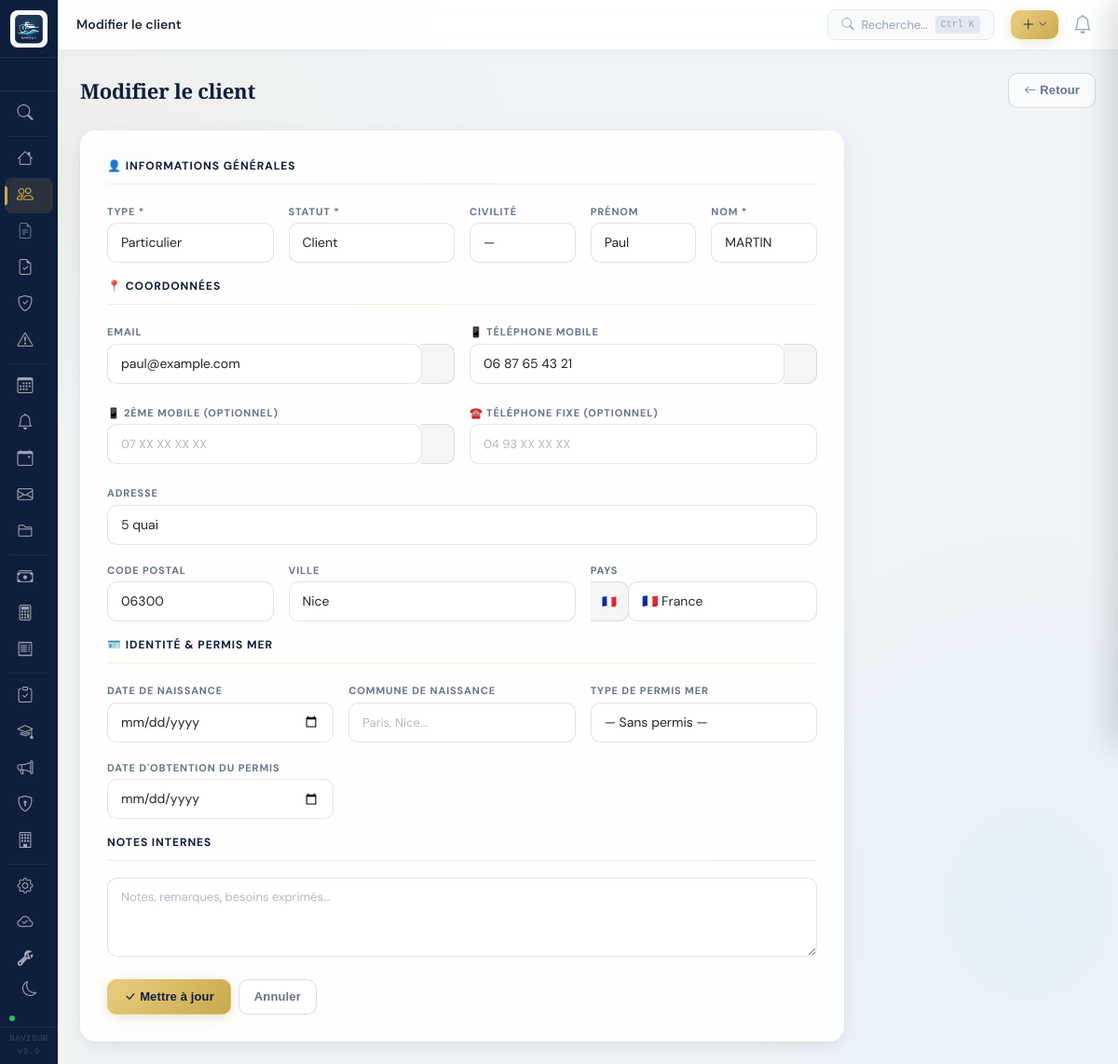
/clients/1/modifier (signed in), run on the app's committed database.
### tables this page shows
CREATE TABLE clients (
        id INTEGER PRIMARY KEY AUTOINCREMENT,
        type TEXT DEFAULT 'particulier',
        nom TEXT NOT NULL,
        prenom TEXT,
        email TEXT,
        telephone TEXT,
        adresse TEXT,
        code_postal TEXT,
        ville TEXT,
        siren TEXT,
        statut TEXT DEFAULT 'prospect',
        date_creation TEXT DEFAULT CURRENT_DATE,
        notes TEXT
    , civilite TEXT DEFAULT "", telephone2 TEXT DEFAULT "", telephone_fixe TEXT DEFAULT "", pays_code TEXT DEFAULT "FR", pays_nom TEXT DEFAULT "France", email_statut TEXT DEFAULT "", telephone_formate TEXT DEFAULT "", telephone_pays TEXT DEFAULT "FR", forme_juridique TEXT DEFAULT "", code_naf TEXT DEFAULT "", nom_dirigeant TEXT DEFAULT "", date_naissance TEXT, commune_naissance TEXT, date_permis_mer TEXT, type_permis_mer TEXT);

### routes/clients.py (the view, shortened to what this page needs)
@app.route('/clients/<int:id>/modifier', methods=['GET', 'POST'])
def client_modifier(id):
    conn = get_db()
    client = conn.execute('SELECT * FROM clients WHERE id=?', (id,)).fetchone()
    if client:
        client = dict(client)
    conn.close()
    return render_template('clients/form.html', client=client, titre='Modifier le client', pays_list=load_pays_cache())

### config.py (called while the page is built)
def get_path(*parts):     return os.path.join(BASE_DIR, *parts)

### core.py (called while the page is built)
@app.context_processor
def inject_globals():
    return {'db_integrity_ok': DB_INTEGRITY_OK, 'db_integrity_msg': DB_INTEGRITY_MSG}

@app.context_processor
def inject_notifs():
    try:
        conn = get_db()
        notifs = conn.execute("SELECT * FROM notifications ORDER BY id DESC LIMIT 15").fetchall()
        conn.close()
        return {'nb_notifs': get_nb_notifs(), 'notifs_list': notifs}
    except Exception:
        return {'nb_notifs': 0, 'notifs_list': []}

def get_nb_notifs():
    try:
        conn = get_db()
        nb = conn.execute("SELECT COUNT(*) FROM notifications WHERE lu=0").fetchone()[0]
        conn.close()
        return nb
    except Exception:
        return 0

### models/db.py (called while the page is built)
def get_db():
    conn = sqlite3.connect(DATABASE)
    conn.row_factory = sqlite3.Row
    return conn

### routes/compta.py (called while the page is built)
def get_nb_notifs():
    try:
        conn = get_db()
        nb = conn.execute("SELECT COUNT(*) FROM notifications WHERE lu=0").fetchone()[0]
        conn.close()
        return nb
    except Exception:
        return 0

@app.context_processor
def inject_notifs():
    try:
        return {'nb_notifs': get_nb_notifs()}
    except Exception:
        return {'nb_notifs': 0}

### routes/devis.py (called while the page is built)
def get_compagnies_actives():
    conn = get_db()
    result = conn.execute(
        "SELECT id, nom, taux_commission, code_courtier FROM compagnies WHERE actif=1 ORDER BY nom"
    ).fetchall()
    conn.close()
    return result

@app.context_processor
def inject_compagnies():
    try:
        return {'compagnies_liste': get_compagnies_actives()}
    except Exception:
        return {'compagnies_liste': []}

### security_bootstrap.py (called while the page is built)
@login_manager.user_loader
def load_user(user_id):
    conn = get_db()
    row = conn.execute("SELECT id,email FROM users WHERE id=?", (user_id,)).fetchone()
    conn.close()
    return User(row['id'], row['email']) if row else None

@app.before_request
def _auth_guard():
    if request.path.startswith('/static/'): return
    if request.endpoint in PUBLIC_ENDPOINTS: return
    if request.path.startswith('/portail/'): return
    if not current_user.is_authenticated:
        return redirect(url_for('login'))

### utils.py (called while the page is built)
def load_pays_cache():
    from config import get_path, get_resource
    pc = get_path('config','pays_cache.json')
    if not os.path.exists(pc): pc = get_resource('config','pays_cache.json')
    try:
        with open(pc, 'r', encoding='utf-8') as f: return json.load(f)
    except Exception: return []

### templates/clients/form.html (shortened to what this page needs)
{% extends 'base.html' %}
{% block page_title %}{{ titre }}{% endblock %}
{% block content %}
<div class="page-header">
  <div><h1 class="page-header-title">{{ titre }}</h1></div>
  <a href="{{ url_for('clients_list') }}" class="btn btn-outline-secondary">
    <i class="bi bi-arrow-left me-1"></i>Retour
  </a>
</div>
<form method="post" id="formClient">
  <div class="form-card">
    <div class="form-section-title">👤 Informations générales</div>
    <div class="row g-3">
      <div class="col-md-3">
        <label class="form-label">Type *</label>
        <select name="type" id="type_client" class="form-select" required onchange="togglePro()">
          <option value="particulier" {{ 'selected' if client and client.type=='particulier' }}>Particulier</option>
        </select>
      </div>
      <div class="col-md-3">
        <label class="form-label">Statut *</label>
        <select name="statut" class="form-select" required>
          <option value="client" {{ 'selected' if client and client.statut=='client' }}>Client</option>
        </select>
      </div>
      <div class="col-md-2">
        <label class="form-label">Civilité</label>
        <select name="civilite" class="form-select">
          <option value="" {{ 'selected' if not client or not client.get('civilite') }}>—</option>
        </select>
      </div>
      <div class="col-md-2">
        <label class="form-label">Prénom</label>
        <input type="text" name="prenom" class="form-control"
               value="{{ client.prenom if client else '' }}" placeholder="Jean">
      </div>
      <div class="col-md-2">
        <label class="form-label">Nom *</label>
        <input type="text" name="nom" class="form-control" required
               value="{{ client.nom if client else '' }}" placeholder="Dupont">
      </div>
    </div>
    <div class="form-section-title mt-3">📍 Coordonnées</div>
    <div class="row g-3">
      <div class="col-md-6">
        <label class="form-label fw-semibold">Email</label>
        <div class="input-group">
          <input type="email" name="email" id="email_input" class="form-control"
                 value="{{ client.email if client else '' }}" placeholder="jean.dupont@email.fr"
                 onblur="validateEmail(this.value)" oninput="scheduleEmailValidation(this.value)">
          <span class="input-group-text" id="email_icon" style="min-width:36px;justify-content:center">
          </span>
        </div>
      </div>
      <div class="col-md-6">
        <label class="form-label fw-semibold">📱 Téléphone mobile</label>
        <div class="input-group">
          <input type="tel" name="telephone" id="tel_input" class="form-control"
                 value="{{ (client.get('telephone_formate') if client else '') or (client.telephone if client else '') }}"
                 placeholder="06 12 34 56 78" onblur="validateTel(this.value)">
          <span class="input-group-text" id="tel_icon" style="min-width:36px;justify-content:center"></span>
        </div>
      </div>
      <div class="col-md-6">
        <label class="form-label">📱 2ème mobile (optionnel)</label>
        <div class="input-group">
          <input type="tel" name="telephone2" id="tel2_input" class="form-control"
                 value="{{ client.get('telephone2','') if client else '' }}"
                 placeholder="07 XX XX XX XX" onblur="validateTel2(this.value)">
          <span class="input-group-text" id="tel2_icon" style="min-width:36px;justify-content:center"></span>
        </div>
      </div>
      <div class="col-md-6">
        <label class="form-label">☎️ Téléphone fixe (optionnel)</label>
        <input type="tel" name="telephone_fixe" class="form-control"
               value="{{ client.get('telephone_fixe','') if client else '' }}" placeholder="04 93 XX XX XX">
      </div>
      <div class="col-12">
        <label class="form-label fw-semibold">Adresse</label>
        <div class="position-relative">
          <input type="text" name="adresse" id="adresse_input" class="form-control"
                 value="{{ client.adresse if client else '' }}" placeholder="12 rue de la Paix"
                 autocomplete="off" oninput="onAdresseInput(this.value)">
        </div>
      </div>
      <div class="col-md-3">
        <label class="form-label">Code postal</label>
        <input type="text" name="code_postal" id="code_postal" class="form-control"
               value="{{ client.code_postal if client else '' }}" placeholder="06200">
      </div>
      <div class="col-md-5">
        <label class="form-label">Ville</label>
        <input type="text" name="ville" id="ville" class="form-control"
               value="{{ client.ville if client else '' }}" placeholder="Nice">
      </div>
      <div class="col-md-4">
        <label class="form-label fw-semibold">Pays</label>
        <div class="input-group">
          <span class="input-group-text" id="pays_flag" style="font-size:18px">
          </span>
          <select name="pays_code" id="pays_select" class="form-select" onchange="updatePaysNom()">
            {% for pays in (pays_list if pays_list is defined else load_pays_cache()) %}
            <option value="{{ pays.code }}"
                    data-nom="{{ pays.nom_fr }}"
                    data-emoji="{{ pays.emoji }}"
                    {{ 'selected' if (client and client.get('pays_code','FR') == pays.code) or (not client and pays.code == 'FR') }}>
              {{ pays.emoji }} {{ pays.nom_fr }}
            </option>
            {% endfor %}
          </select>
        </div>
      </div>
    </div>
    <div class="form-section-title mt-3">🪪 Identité &amp; Permis mer</div>
    <div class="row g-3">
      <div class="col-md-4">
        <label class="form-label">Date de naissance</label>
        <input type="date" name="date_naissance" class="form-control"
               value="{{ client.date_naissance if client else '' }}">
      </div>
      <div class="col-md-4">
        <label class="form-label">Commune de naissance</label>
        <div class="position-relative">
          <input type="text" name="commune_naissance" id="commune_input" class="form-control"
                 value="{{ client.commune_naissance if client else '' }}" placeholder="Paris, Nice..."
                 autocomplete="off" oninput="onCommuneInput(this.value)">
        </div>
      </div>
      <div class="col-md-4">
        <label class="form-label">Type de permis mer</label>
        <select name="type_permis_mer" class="form-select">
          <option value="">— Sans permis —</option>
        </select>
      </div>
      <div class="col-md-4">
        <label class="form-label">Date d'obtention du permis</label>
        <input type="date" name="date_permis_mer" class="form-control"
               value="{{ client.date_permis_mer if client else '' }}">
      </div>
    </div>
    <div class="form-section-title mt-3">Notes internes</div>
    <div class="row g-3">
      <div class="col-12">
        <textarea name="notes" class="form-control" rows="3"
                  placeholder="Notes, remarques, besoins exprimés...">{{ client.notes if client else '' }}</textarea>
      </div>
    </div>
    <div class="d-flex gap-2 mt-4">
      <button type="submit" class="btn btn-primary" data-loading-title="Création du dossier client..." data-loading-sub="Initialisation du dossier">
        <i class="bi bi-check-lg me-1"></i>{{ 'Mettre à jour' if client else 'Créer le client' }}
      </button>
      <a href="{{ url_for('clients_list') }}" class="btn btn-outline-secondary">Annuler</a>
    </div>
  </div>
</form>
{% endblock %}

### static/css/style.css (style rules this page uses)
:root { --sidebar-w: 250px; --sidebar-bg: #0f172a; --sidebar-hover: #1e293b; --sidebar-active: #1d4ed8; --accent: #3b82f6; --accent-gold: #f59e0b; --text-light: #94a3b8; --text-muted: #64748b; --border: #e2e8f0; --bg-page: #f8fafc; --bg-card: #ffffff; --font-main: 'Sora', sans-serif; --font-display: 'DM Serif Display', serif; --radius: 12px; --shadow: 0 1px 3px rgba(0,0,0,.08), 0 4px 16px rgba(0,0,0,.06); --shadow-md: 0 4px 6px rgba(0,0,0,.07), 0 10px 30px rgba(0,0,0,.1); }
*, *::before, *::after { box-sizing: border-box; }
html, body { height: 100%; margin: 0; }
body { font-family: var(--font-main); background: var(--bg-page); color: #1e293b; display: flex; font-size: 14px; }
.btn-primary { background: var(--accent); border-color: var(--accent); font-family: var(--font-main); font-weight: 500; border-radius: 8px; padding: 8px 18px; }
.btn-outline-secondary { font-family: var(--font-main); border-radius: 8px; padding: 8px 16px; }
.form-label { font-size: 13px; font-weight: 500; color: #374151; margin-bottom: 4px; }
.form-control, .form-select { border-radius: 8px; border-color: #d1d5db; font-family: var(--font-main); font-size: 14px; padding: 9px 13px; transition: border-color .2s, box-shadow .2s; }
textarea.form-control { resize: vertical; min-height: 80px; }
.form-card { background: var(--bg-card); border: 1px solid var(--border); border-radius: var(--radius); box-shadow: var(--shadow); padding: 28px; max-width: 820px; }
.form-section-title { font-size: 13px; font-weight: 600; color: var(--text-muted); text-transform: uppercase; letter-spacing: .08em; margin: 24px 0 12px; padding-bottom: 8px; border-bottom: 1px solid var(--border); }
.form-section-title:first-of-type { margin-top: 0; }
.page-header { display: flex; align-items: center; justify-content: space-between; margin-bottom: 24px; }
.page-header-title { font-size: 22px; font-family: var(--font-display); color: #0f172a; margin: 0; }
.card-crm, .stat-card, .form-card { animation: fadeIn .3s ease; }
:root { --navisur-blue: #0c3a5c; --navisur-mid: #1a6b9a; --navisur-light: #e8f4fd; }
:root { --brand-navy: #1a2e5a; --brand-gold: #c9a84c; --sidebar-bg: #1a2e5a; --sidebar-active: #c9a84c; }
.btn-primary { background: var(--brand-navy) !important; border-color: var(--brand-navy) !important; }
:root { --c-bg-page: #f1f5f9; --c-bg-card: #ffffff; --c-bg-input: #ffffff; --c-text-1: #0f1e3c; --c-text-2: #64748b; --c-border: rgba(15,30,60,.08); --c-gold: #c9a84c; --c-table-hd: #f8fafc; --c-row-hover: rgba(15,30,60,.03); --c-modal-bg: #ffffff; --c-input-br: #e2e8f0; --c-shadow: 0 1px 3px rgba(0,0,0,.08), 0 4px 16px rgba(0,0,0,.06); }
*, *::before, *::after { transition: background-color .2s ease, color .15s ease, border-color .15s ease; }

### static/css/navisur-halos.css (style rules this page uses)
html::before { content: ''; position: fixed; inset: 0; z-index: -1; pointer-events: none; background: radial-gradient(ellipse 70% 50% at 8% 15%, rgba(201, 168, 76, 0.07) 0%, transparent 55%), radial-gradient(ellipse 55% 65% at 92% 85%, rgba(14, 165, 233, 0.05) 0%, transparent 55%), radial-gradient(ellipse 40% 40% at 50% 50%, rgba(201, 168, 76, 0.025) 0%, transparent 60%), #f0f4f8; }
body { background: transparent !important; background-image: none !important; }

### templates/base.html (style rules this page uses)
:root { --sb-w:62px; --sb-wx:220px; --sb-bg:#0f1e3c; --sb-gold:#c9a84c; --sb-hover:rgba(201,168,76,.12); --sb-text:rgba(255,255,255,.6); --sb-tr:.2s ease; }
body { margin:0;display:flex;min-height:100vh;background:#f1f5f9; }

### data on the page
clients: prenom "Paul", nom "MARTIN", email "paul@example.com", telephone "06 87 65 43 21", adresse "5 quai", code_postal "06300", ville "Nice"

### other printed values
{{ titre }} "Modifier le client"
{{ 'Mettre à jour' if client else 'Créer le client' }} "Mettre à jour"
form field pays_code "🇫🇷 France"
